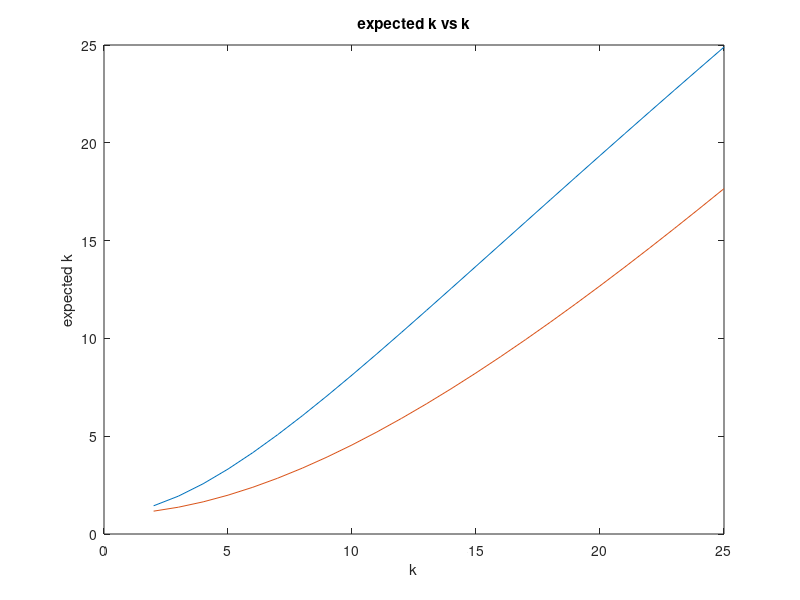

Write MATLAB code to recreate this figure.
clear;clc;
k = [2:1:25];
p1 = (1-(1/25)^(1/25)).*rand(1);
y1 = (k+1)-(k.*((1-p1).^k));
figure
plot(k,y1);
hold on;
p2 = (1-(1/25)^(1/25)).*rand(1);
y2 = (k+1)-(k.*((1-p2).^k));
plot(k,y2);

xlabel('k');
ylabel('expected k');
title('expected k vs k');